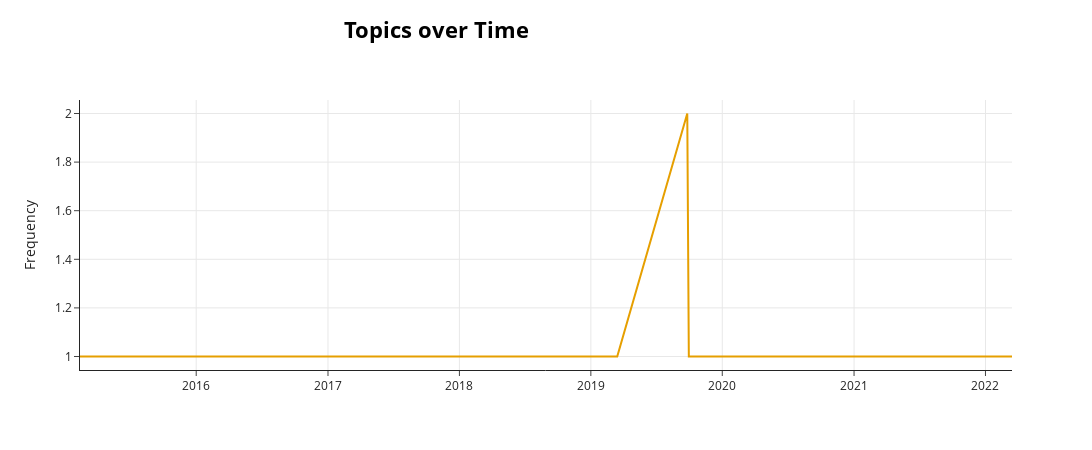

Notebook cell for this chart:
### Code cell
# view topics with some movement over time (expcept for topic 1 which has too much movement and makes it hard to view others)
topic_model.visualize_topics_over_time(topics_over_time, topics = [27])

### Figure 1 — Plotly figure (JSON) as saved in the notebook; plotly's stock layout.template omitted (floating-point values rounded to 4 significant figures)
{"data": [{"hoverinfo": "text", "hovertext": ["<b>Topic 27</b><br>Words: ncarolinausa, chapel, antiislam, europe, hate", "<b>Topic 27</b><br>Words: useu, illinformed, antiislam, rhetoric, donald", "<b>Topic 27</b><br>Words: american, insecurity, muslims, trumps, keeping", "<b>Topic 27</b><br>Words: unaware, vitriol, setbacks, presence, suffer", "<b>Topic 27</b><br>Words: ldshp, hatefilled, rhetoric, encouraging, eu", "<b>Topic 27</b><br>Words: muslims, visas, immigration, asylum, counterproductive", "<b>Topic 27</b><br>Words: antimuslim, counterproductive, sanctions, usa, trumps", "<b>Topic 27</b><br>Words: upheld, fundamental, upholding, values, ban", "<b>Topic 27</b><br>Words: sg, rohingya, plight, asking, letter", "<b>Topic 27</b><br>Words: move, shift, israel, contrary, jerusalem", "<b>Topic 27</b><br>Words: evolved, jarranwali, shift, jerusalem, embassy", "<b>Topic 27</b><br>Words: muslim, demonize, terror, collectively, struggles", "<b>Topic 27</b><br>Words: would, muslims, dedicated, islamophobia, jointly", "<b>Topic 27</b><br>Words: type, english, channel, highlighting, islamophobia", "<b>Topic 27</b><br>Words: chosen, muslims, ideologists, provoke, islamophobia", "<b>Topic 27</b><br>Words: islam, cartoons, blasphemous, europe, sentiments", "<b>Topic 27</b><br>Words: facebook, zuckerberg, questioning, criticising, holocaust", "<b>Topic 27</b><br>Words: states, collectively, nonmuslim, islamophobia, western", "<b>Topic 27</b><br>Words: muslims, slurs, islamophobia, disrespect, globe", "<b>Topic 27</b><br>Words: outlawed, holocaust, penalise, abusing, comment", "<b>Topic 27</b><br>Words: leaders, putins, message, reaffirms, insulting", "<b>Topic 27</b><br>Words: prophet, pbuh, sensitivity, appreciation, putin", "<b>Topic 27</b><br>Words: condemnation, argued, resonates, islamophobia, appoint", "<b>Topic 27</b><br>Words: challenge, curtailing, systematic, speech, islamophobia"], "marker": {"color": "#E69F00"}, "mode": "lines", "name": "27_muslims_islamophobia_muslim_trumps", "type": "scatter", "x": ["2015-02-12T06:18:53+00:00", "2015-12-15T15:24:07+00:00", "2015-12-15T15:28:22+00:00", "2015-12-15T15:34:45+00:00", "2015-12-15T15:36:56+00:00", "2017-01-30T16:51:46+00:00", "2017-02-04T06:09:42+00:00", "2017-06-26T18:25:19+00:00", "2017-09-08T10:55:20+00:00", "2017-12-06T11:38:46+00:00", "2017-12-08T13:42:54+00:00", "2019-03-15T06:48:09+00:00", "2019-09-25T19:16:21+00:00", "2019-09-30T02:48:02+00:00", "2020-10-25T08:50:44+00:00", "2020-10-25T08:50:45+00:00", "2020-10-25T19:02:40+00:00", "2020-10-28T10:39:02+00:00", "2021-04-17T06:51:21+00:00", "2021-04-17T06:51:52+00:00", "2021-12-24T15:01:00+00:00", "2022-01-17T09:07:06+00:00", "2022-01-30T06:46:08+00:00", "2022-03-15T15:21:33+00:00"], "y": [1, 1, 1, 1, 1, 1, 1, 1, 1, 1, 1, 1, 2, 1, 1, 1, 1, 1, 1, 1, 1, 1, 1, 1]}], "layout": {"height": 450, "hoverlabel": {"bgcolor": "white", "font": {"family": "Rockwell", "size": 16}}, "legend": {"title": {"text": "<b>Global Topic Representation"}}, "title": {"font": {"color": "Black", "size": 22}, "text": "<b>Topics over Time", "x": 0.4, "xanchor": "center", "y": 0.95, "yanchor": "top"}, "width": 1250, "xaxis": {"showgrid": true}, "yaxis": {"showgrid": true, "title": {"text": "Frequency"}}}}
